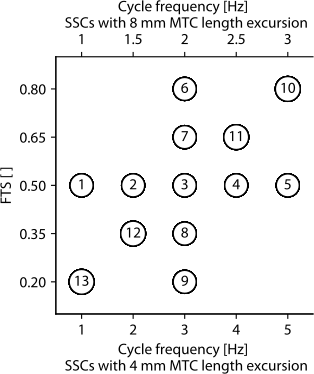

This chart was generated by the following Python code:
#| label: fig-m-conditions
#| fig-cap: Representation of experimentally investigated SSCs. Thirteen combinations of cycle frequency and FTS were 
#|   tested at two distinct MTC length excursions (4 mm and 8 mm), resulting in a total of 26 experimental SSC conditions.

#%% Load packages & set directories
import sys
import numpy as np
import matplotlib.pyplot as plt
from pathlib import Path

# Set directories
cwd = Path.cwd()
baseDir = cwd.parent
dataDir = baseDir / 'data'
funcDir = baseDir / 'analysis' / 'functions'
sys.path.append(str(funcDir))

import cust_fig
plt.close('all')

#%%
cust_fig.style(plt, fontname='Minion Pro',fontsize=11,grid=False)

fig = plt.figure(figsize=(15.92/2/2.54+0.084, (15.92/2+1.74)/2.54), constrained_layout=True)
gs = fig.add_gridspec(1, 1)
axs = np.array([[fig.add_subplot(gs[i, j]) for j in range(gs.ncols)] for i in range(gs.nrows)])
ax = axs[0,0]

#%%    
cfCondA  = [1,2,3,4,5,3,3,3,3,5,4,2,1]
cfCondB  = [1,1.5,2,2.5,3,2,2,2,2,3,2.5,1.5,1]
ftsCond = [0.5, 0.5, 0.5, 0.5, 0.5, 0.8, 0.65, 0.35, 0.20, 0.80, 0.65, 0.35, 0.20]

for idx,(cfA,cfB,fts) in enumerate(zip(cfCondA,cfCondB,ftsCond)):
    ax.text(cfA, fts, str(idx+1), bbox=dict(facecolor='white',boxstyle='circle'),ha='center',va='center')
    ax.text(1, 0.5, "1", bbox=dict(facecolor='white',boxstyle='circle'),ha='center',va='center')
    ax.text(2, 0.5, "2", bbox=dict(facecolor='white',boxstyle='circle'),ha='center',va='center')
    ax.text(3, 0.5, "3", bbox=dict(facecolor='white',boxstyle='circle'),ha='center',va='center')
    ax.text(4, 0.5, "4", bbox=dict(facecolor='white',boxstyle='circle'),ha='center',va='center')
    ax.text(5, 0.5, "5", bbox=dict(facecolor='white',boxstyle='circle'),ha='center',va='center')
    ax.text(3, 0.8, "6", bbox=dict(facecolor='white',boxstyle='circle'),ha='center',va='center')
    ax.text(3, 0.65, "7", bbox=dict(facecolor='white',boxstyle='circle'),ha='center',va='center')
    ax.text(3, 0.35, "8", bbox=dict(facecolor='white',boxstyle='circle'),ha='center',va='center')
    ax.text(3, 0.2, "9", bbox=dict(facecolor='white',boxstyle='circle'),ha='center',va='center')
    ax.text(5, 0.8, "10", bbox=dict(facecolor='white',boxstyle='circle'),ha='center',va='center')
    ax.text(4, 0.65, "11", bbox=dict(facecolor='white',boxstyle='circle'),ha='center',va='center')
    ax.text(2, 0.35, "12", bbox=dict(facecolor='white',boxstyle='circle'),ha='center',va='center')
    ax.text(1, 0.2, "13", bbox=dict(facecolor='white',boxstyle='circle'),ha='center',va='center')
 
ax.set_ylabel('FTS [ ]')
ax.set_xlabel('Cycle frequency [Hz] \n SSCs with 4 mm MTC length excursion')

ax.set_xlim(0.5,5.5)
ax.set_xticks([1,2,3,4,5])
ax.set_ylim(0.1,0.9)
ax.set_yticks([0.2,0.35,0.5,0.65,0.8])

axB = ax.twiny()
ax = axB
ax.set_xlim(0.5,5.5)
ax.set_xticks([1,2,3,4,5])
ax.set_xticklabels(['1','1.5','2','2.5','3'])
ax.set_xlabel('Cycle frequency [Hz] \n SSCs with 8 mm MTC length excursion')
ax.spines['top'].set_visible(True)

# labels = ['A','B']
# cust_fig.add_labels(fig, axs.flatten(), labels)

# %% Show and save
plt.show()
# fig.savefig("m_conditions.png", bbox_inches="tight", pad_inches=0, dpi=600)
fig.savefig("m_conditions.pdf", bbox_inches="tight", pad_inches=0)
# fig.savefig("m_conditions.svg", bbox_inches="tight", pad_inches=0)

# %% Checks
if len(sys.argv) > 1:
    check_size = sys.argv[1]
else:
    check_size = True  

if check_size == True or check_size == 'True':
    cust_fig.report_axes_size(fig,axs)
    # cust_fig.report_fig_size("m_conditions.png") 
    cust_fig.report_fig_size("m_conditions.pdf") 
    # cust_fig.report_fig_size("m_conditions.svg")
